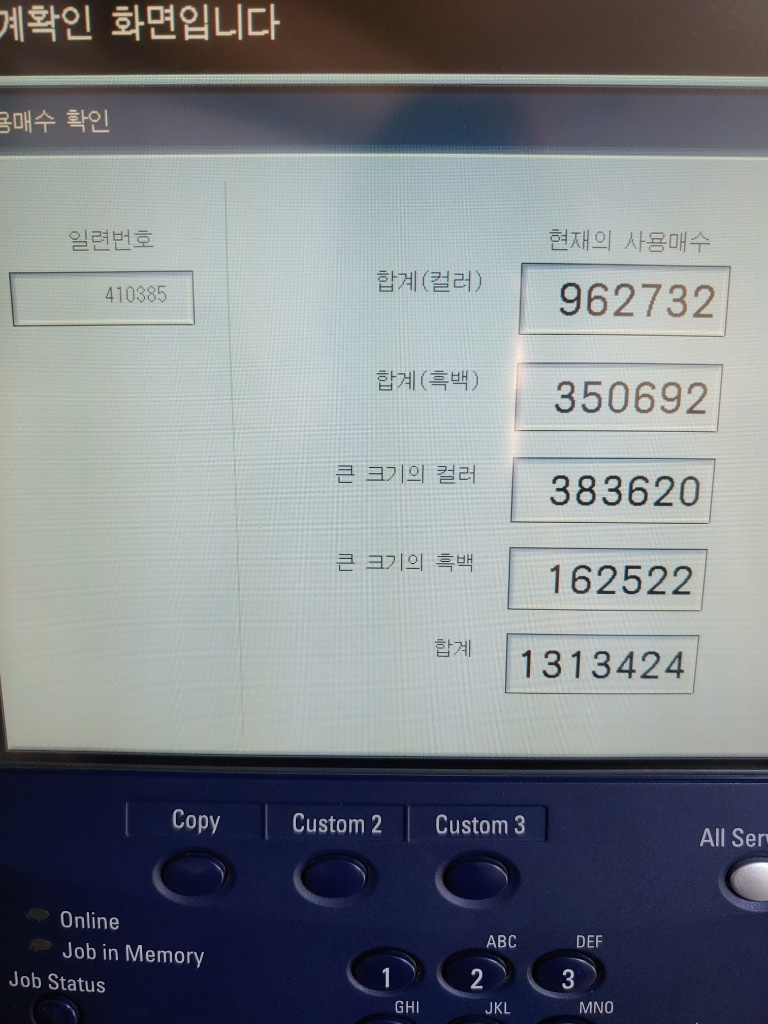
#> input picture Device_meter_detection/text_detection_2/image/1 (6).png, 768 x 1024 px
$ jupyter execute --allow-errors Credit_card_OCR.ipynb   (shell and % lines are left out)   (older library calls are emulated)
#> lines starting #> are read from the running program, lines starting #| are printed output that depends on the picture; after the words box and inside, x2 and y2 are one past the last pixel; in counts of white or black regions, pixels touching at a corner belong together
# 신용카드 번호 인식하기
- 목표 : OpenCV를 활용한 TEXT 영역 검출
- 유니크한 신용카드 숫자 모듈을 통한 인식
- 참고 싸이트 : https://blog.naver.com/tommybee/221837611962
- 여권 인식 : https://www.pyimagesearch.com/2015/11/30/detecting-machine-readable-zones-in-passport-images/
- 여권 인식 : https://www.pyimagesearch.com/2015/11/30/detecting-machine-readable-zones-in-passport-images/

[cell 1]
# pip install --upgrade imutils
from imutils import contours
import numpy as np
import argparse
import imutils
import cv2
import matplotlib.pyplot as plt

[cell 2]
# 두개의 구조화 커널을 초기화
# initalize a rectangular (wider than it is tall) and square
rectKernel = cv2.getStructuringElement(cv2.MORPH_RECT, (20, 5))  # 직사각형 커널
sqKernel = cv2.getStructuringElement(cv2.MORPH_RECT, (15, 15))   # 정사각형 커널

[cell 3]
# 커널로 convolution하면서 blur, sharpen(갈림), edge detection 작업 진행
# load input image, resize it, and convert it to grayscale
image = cv2.imread('./image/1 (6).png')  #creditcard_visa.jpg')
#> image is the input picture: shape (1024, 768, 3); mean B, G, R 134.7, 129.4, 124.4
#image = imutils.resize(image, width=600)
image_copy = image.copy()
# image2 = cv2.resize(image, (300, 192))
gray = cv2.cvtColor(image, cv2.COLOR_BGR2GRAY)

# Plot
plt.figure(figsize=(20, 10), dpi=150)
plt.subplot(1, 2, 1)
plt.imshow(image, cmap='gray', vmin=0, vmax=255)

plt.subplot(1, 2, 2)
plt.imshow(gray, cmap='gray', vmin=0, vmax=255)

plt.show()

[cell 4]
# apply a tophat morphological operator to find light
# regions against a dark background (i.e the credit card numbers)
tophat = cv2.morphologyEx(gray, cv2.MORPH_TOPHAT, rectKernel)
#cv2.imshow('tophat', tophat)
#cv2.waitKey(0)
#cv2.destroyAllWindows()

- tophat 이미지에서 x-방향의 그라디언트 계산

[cell 5]
# compute the Scharr gradient of the tophat image, then scale
# the rest back into the range [0, 255]
# 소벨을 통해 엣지 검출 (하기 이미지 참조)
gradX = cv2.Sobel(tophat, ddepth=cv2.CV_32F, dx=1, dy=0, ksize=-1)
gradX = np.absolute(gradX)
gradY = cv2.Sobel(tophat, ddepth=cv2.CV_32F, dx=0, dy=1, ksize=-1)
gradY = np.absolute(gradY)
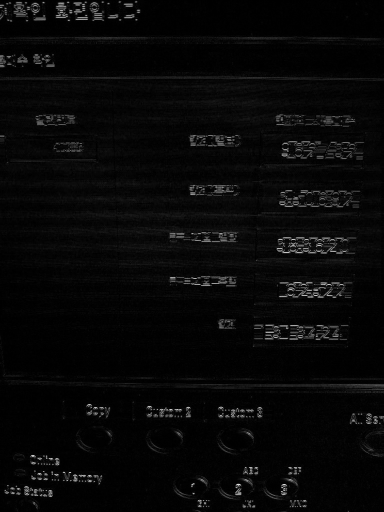
#> gradY: shape (1024, 768) float32 (shown at 1/2 size); min 0, max 2713, mean 87.8; drawn with min black and max white
#cv2.imshow('image_org', image)
#cv2.imshow('gradX', gradX)
#cv2.imshow('gradY', gradY)

(minVal, maxVal) = (np.min(gradX), np.max(gradX))
#> minVal = 0; maxVal = 2711
gradX = (255 * ((gradX - minVal) / (maxVal - minVal)))
gradX = gradX.astype('uint8')
#cv2.imshow('gradX_x', gradX)

(minVal, maxVal) = (np.min(gradY), np.max(gradY))
#> maxVal = 2713
gradY = (255 * ((gradY - minVal) / (maxVal - minVal)))
gradY = gradY.astype('uint8')
#cv2.imshow('gradY_y', gradY)

#cv2.waitKey(0)
#cv2.destroyAllWindows()

[cell 6]
# apply a closing operation using the rectangular kernel to help
# close gaps in between credit card number digits, then apply
# Otsu's thresholding method to binarize the image
gradX_ = cv2.morphologyEx(gradX, cv2.MORPH_CLOSE, rectKernel)
thresh = cv2.threshold(gradX_, 0 , 255, cv2.THRESH_BINARY | cv2.THRESH_OTSU)[1]
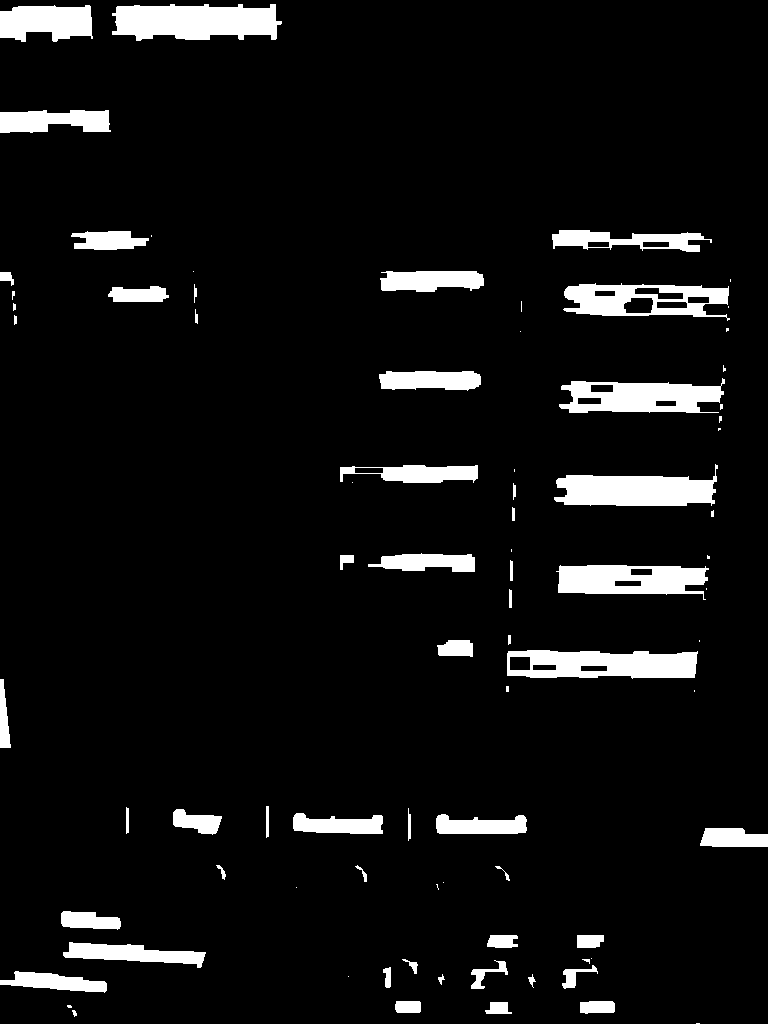
#> thresh: shape (1024, 768); 6.8% white; 82 white regions (28 under 20 px), largest, box (x1, y1, x2, y2) and area: (112, 4, 282, 41) 4964, (554, 464, 718, 506) 4407, (507, 650, 698, 679) 4281

# apply a second closing operation to the binary image, again
# to help close gaps between credit card number regions
thresh1 = cv2.morphologyEx(thresh, cv2.MORPH_CLOSE, sqKernel)
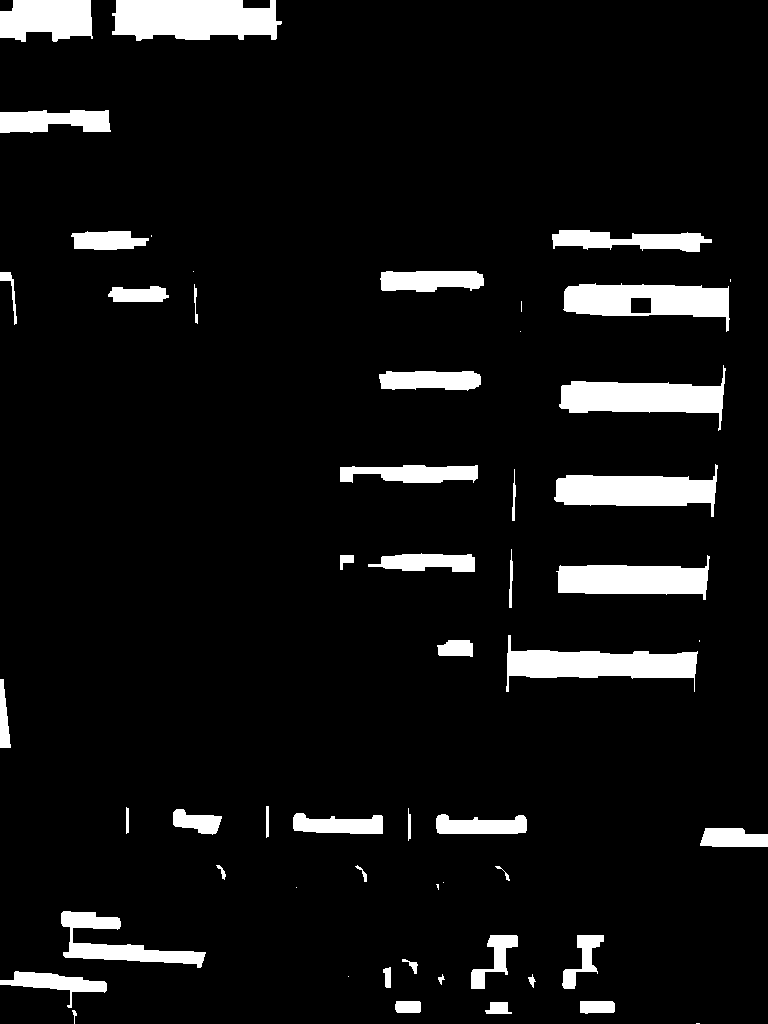
#> thresh1: shape (1024, 768); 7.5% white; 55 white regions (11 under 20 px)
# Plot
plt.figure(figsize=(20, 10), dpi=150)
plt.subplot(1, 3, 1)
plt.imshow(gradX, cmap='gray', vmin=0, vmax=255)

plt.subplot(1, 3, 2)
plt.imshow(thresh, cmap='gray', vmin=0, vmax=255)

plt.subplot(1, 3, 3)
plt.imshow(thresh1, cmap='gray', vmin=0, vmax=255)

plt.show()

[cell 7]
# find contours in the thresholded image, then initialize the list of diti locations
cnts = cv2.findContours(thresh1.copy(), cv2.RETR_EXTERNAL, cv2.CHAIN_APPROX_SIMPLE)
#> cnts = 55 contours, 12 with area under 20; largest, box (x1, y1, x2, y2) and area: (112, 0, 282, 41) 5537, (563, 283, 730, 332) 4746, (506, 635, 698, 692) 4624, (559, 365, 726, 431) 4513, (554, 464, 718, 517) 4372
cnts = imutils.grab_contours(cnts)
locs = []

[cell 8]
# loop over the contours
for (i, c) in enumerate(cnts):
    # compute the bounding box of the contour, then use the bounding box coordinates to derive the aspect ratio
    (x, y, w, h) = cv2.boundingRect(c)
    ar = w / float(h)
    if ar > 2.5 and ar < 4.0:
        locs.append((x, y ,w, h))
        img_rec = cv2.rectangle(image_copy, (x-5, y-5), (x+w+5, y+h+5), (0, 255, 0), 2)
    # since credit cards used a fixed size fonts with 4 groups of 4 digits,
    # we can prune potential contours based on the aspect ratio
    '''
    if ar > 0.5 and ar < 4.0:#if ar > 2.5 and ar < 4.0:
        # contours can further be pruned on minimum/maximm width and height
        if (w > 10 and w < 55) and (h > 10 and h < 20):
            # append the bounding box region of the digits group to our locations list
            locs.append((x, y ,w, h))
            img_rec = cv2.rectangle(image_copy, (x-5, y-5), (x+w+5, y+h+5), (0, 255, 0), 2)
     '''
#> this loop made 55 passes
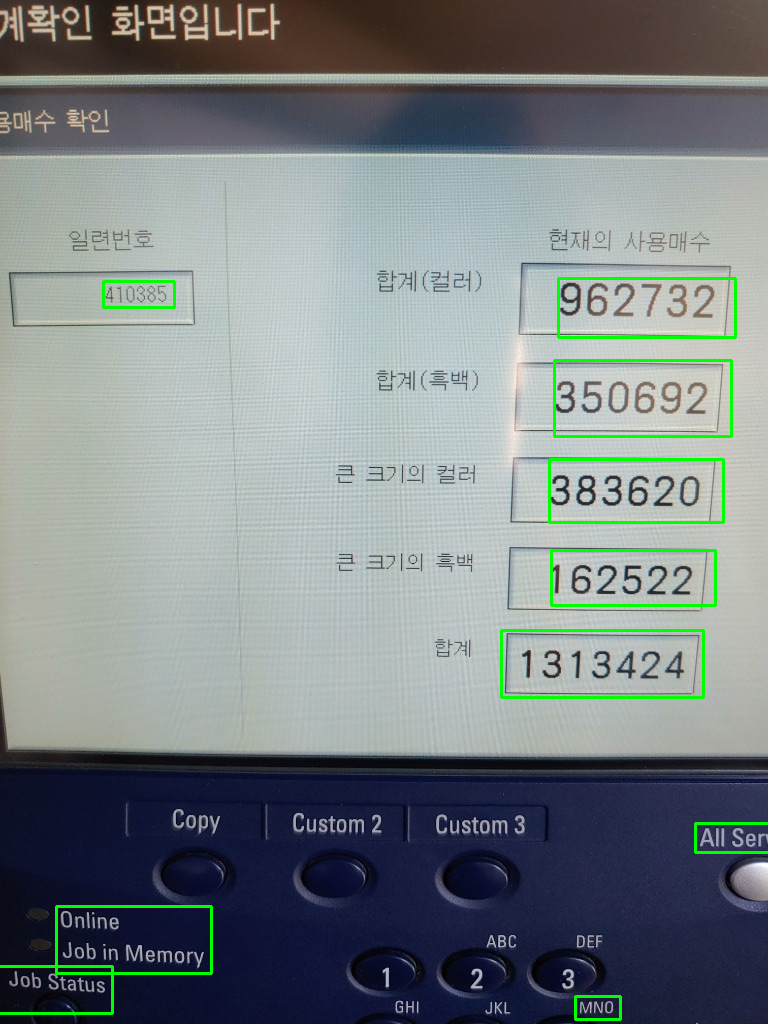
#> image_copy: shape (1024, 768, 3); 1.38% of pixels changed, all inside (x1, y1, x2, y2) = (0, 277, 768, 1021)
#> after the loop, locs = [(580, 1001, 35, 13), (0, 971, 107, 37), (61, 911, 145, 57), (700, 828, 68, 19), (506, 635, 192, 57), (556, 555, 154, 45), (554, 464, 164, 53), (559, 365, 167, 66), (108, 286, 61, 16), (563, 283, 167, 49)]
#plt.imshow(img_rec, cmap='gray', vmin=0, vmax=255)
cv2.imshow("rectangle", img_rec)
cv2.waitKey(0)
cv2.destroyAllWindows()

[cell 9]
# sort the digit locations from left-to-right, then initialize the list of classified digits
print('Sorting 전:', locs)
#| Sorting 전: [(580, 1001, 35, 13), (0, 971, 107, 37), (61, 911, 145, 57), (700, 828, 68, 19), (506, 635, 192, 57), (556, 555, 154, 45), (554, 464, 164, 53), (559, 365, 167, 66), (108, 286, 61, 16), (563, 283, 167, 49)]
locs1 = sorted(locs, key=lambda x:x[0])
#> locs1 = [(0, 971, 107, 37), (61, 911, 145, 57), (108, 286, 61, 16), (506, 635, 192, 57), (554, 464, 164, 53), (556, 555, 154, 45), (559, 365, 167, 66), (563, 283, 167, 49), (580, 1001, 35, 13), (700, 828, 68, 19)]
output = []
print('Sorting 후:',locs1)
#| Sorting 후: [(0, 971, 107, 37), (61, 911, 145, 57), (108, 286, 61, 16), (506, 635, 192, 57), (554, 464, 164, 53), (556, 555, 154, 45), (559, 365, 167, 66), (563, 283, 167, 49), (580, 1001, 35, 13), (700, 828, 68, 19)]

$ run again, with Device_meter_detection/text_detection_2/image/1 (1).png copied over Device_meter_detection/text_detection_2/image/1 (6).png
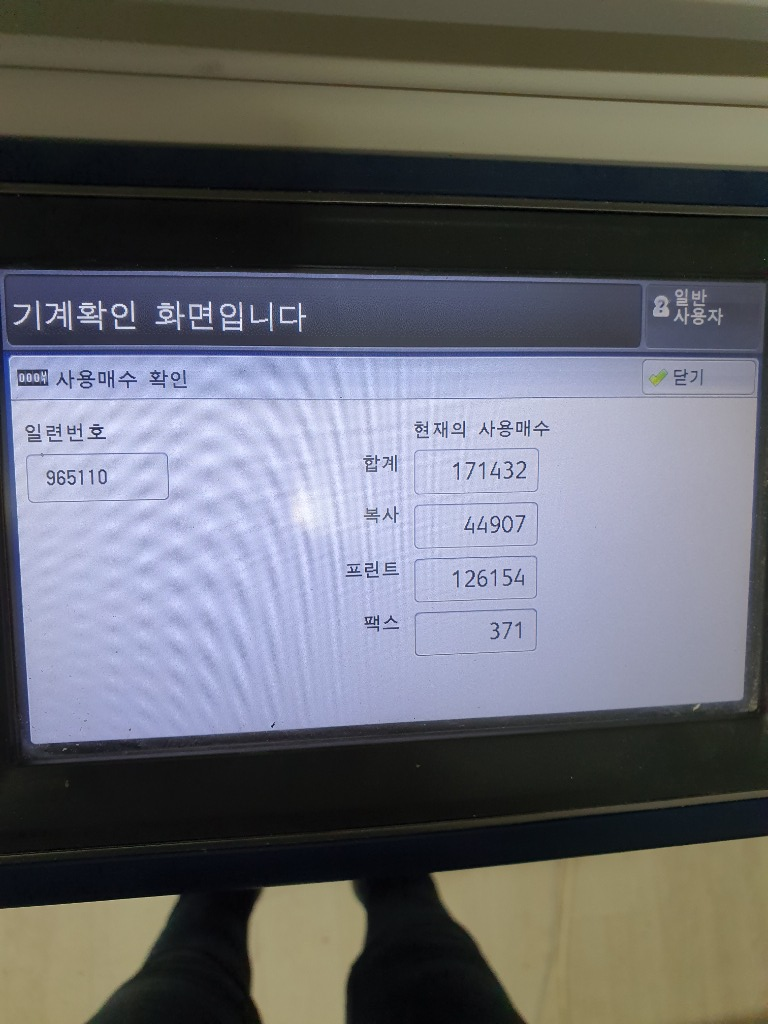
#> input picture Device_meter_detection/text_detection_2/image/1 (1).png, 768 x 1024 px
#> image is the input picture: shape (1024, 768, 3); mean B, G, R 109.5, 104, 102.8
#> `(minVal, maxVal) = (np.min(gradX), np.max(gradX))`: minVal = 0; maxVal = 2730
#> `(minVal, maxVal) = (np.min(gradY), np.max(gradY))`: maxVal = 2655
#> `thresh = cv2.threshold(gradX_, 0 , 255, cv2.THRESH_BINARY | cv2.THRESH..`:
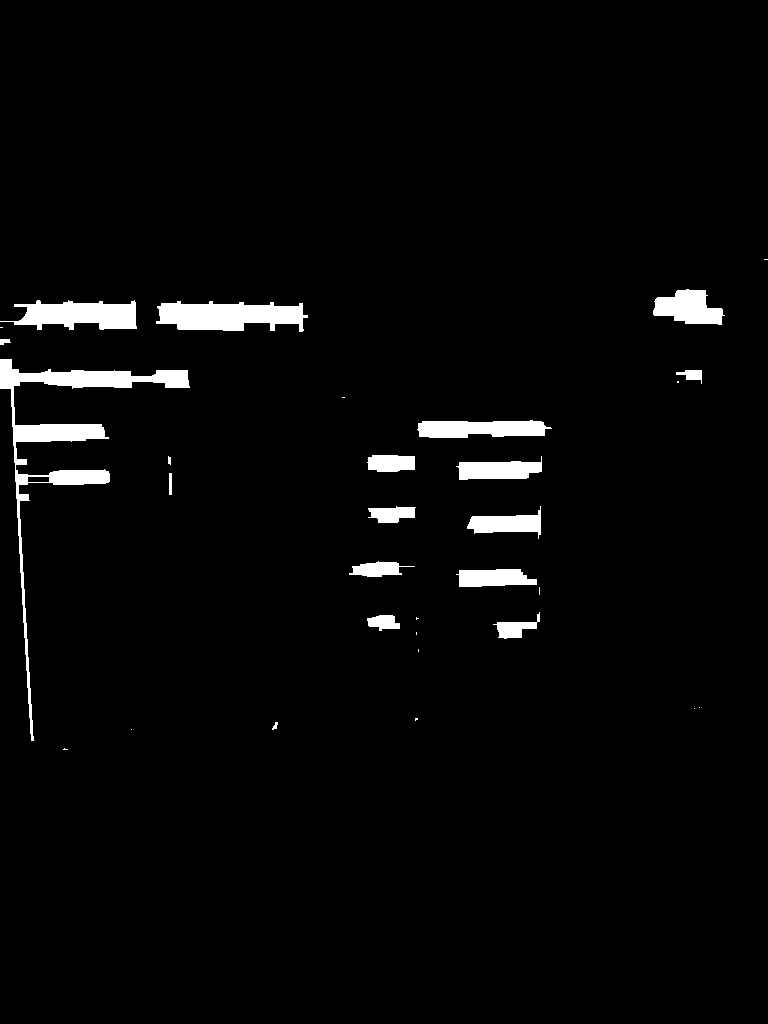
#> thresh: shape (1024, 768); 2.9% white; 31 white regions (13 under 20 px), largest, box (x1, y1, x2, y2) and area: (0, 359, 190, 741) 6467, (156, 301, 308, 332) 3351, (0, 300, 137, 330) 2666
#> thresh1: shape (1024, 768); 3% white; 25 white regions (9 under 20 px)
#> cnts = 25 contours, 11 with area under 20; largest, box (x1, y1, x2, y2) and area: (0, 300, 190, 741) 8892, (156, 301, 308, 332) 3194, (417, 420, 552, 438) 1786, (653, 289, 725, 325) 1622, (456, 456, 542, 480) 1252
#> the loop `for (i, c) in enumerate(cnts):` made 25 passes
#> (x, y, w, h, ar) on passes 2, 3, 4, 5, 6, 8, 9, 10: (131, 729, 1, 1, 1), (272, 722, 6, 8, 0.75), (415, 718, 3, 3, 1), (694, 708, 1, 1, 1), (699, 707, 1, 1, 1), (416, 617, 3, 18, 0.167), (367, 615, 33, 16, 2.06), (493, 612, 47, 27, 1.74)
#> after the loop `for (i, c) in enumerate(cnts):`:
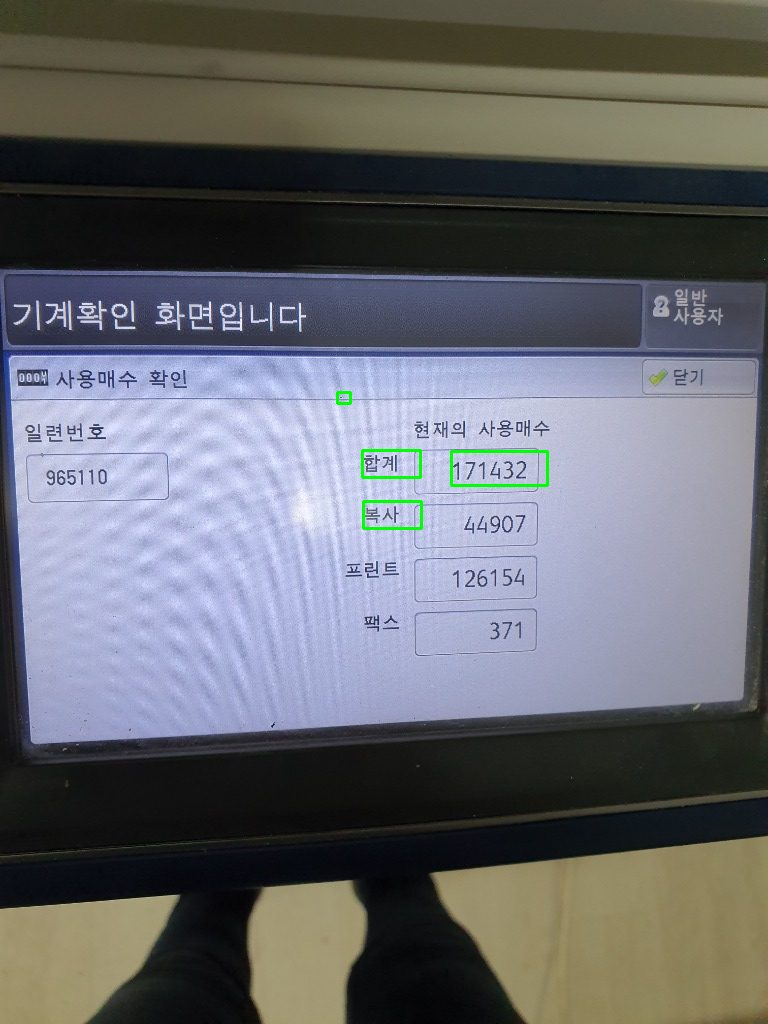
#> image_copy: shape (1024, 768, 3); 0.25% of pixels changed, all inside (x1, y1, x2, y2) = (336, 391, 549, 530)
#> after the loop `for (i, c) in enumerate(cnts):`: locs = [(368, 506, 48, 17), (456, 456, 86, 24), (367, 455, 48, 17), (342, 397, 3, 1)]
#| Sorting 전: [(368, 506, 48, 17), (456, 456, 86, 24), (367, 455, 48, 17), (342, 397, 3, 1)]
#> locs1 = [(342, 397, 3, 1), (367, 455, 48, 17), (368, 506, 48, 17), (456, 456, 86, 24)]
#| Sorting 후: [(342, 397, 3, 1), (367, 455, 48, 17), (368, 506, 48, 17), (456, 456, 86, 24)]
#> the loop `for (i, (gX, gY, gW, gH)) in enumerate(locs):` made 4 passes
